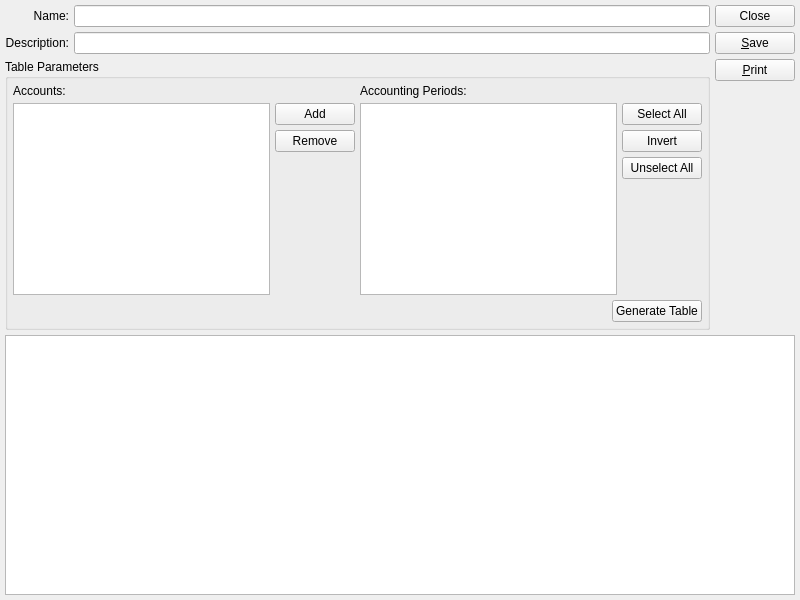
<?xml version="1.0" encoding="UTF-8"?>
<ui version="4.0">
 <comment>This file is part of the xTuple ERP: PostBooks Edition, a free and
open source Enterprise Resource Planning software suite,
Copyright (c) 1999-2011 by OpenMFG LLC, d/b/a xTuple.
It is licensed to you under the Common Public Attribution License
version 1.0, the full text of which (including xTuple-specific Exhibits)
is available at www.xtuple.com/CPAL.  By using this software, you agree
to be bound by its terms.</comment>
 <class>maintainBudget</class>
 <widget class="QWidget" name="maintainBudget">
  <property name="geometry">
   <rect>
    <x>0</x>
    <y>0</y>
    <width>800</width>
    <height>600</height>
   </rect>
  </property>
  <property name="windowTitle">
   <string>Maintain Budget</string>
  </property>
  <layout class="QGridLayout" name="gridLayout_2">
   <item row="0" column="0">
    <layout class="QVBoxLayout">
     <item>
      <layout class="QGridLayout">
       <item row="1" column="0">
        <widget class="QLabel" name="_descripLit">
         <property name="text">
          <string>Description:</string>
         </property>
         <property name="alignment">
          <set>Qt::AlignRight|Qt::AlignTrailing|Qt::AlignVCenter</set>
         </property>
        </widget>
       </item>
       <item row="1" column="1">
        <widget class="QLineEdit" name="_descrip"/>
       </item>
       <item row="0" column="1">
        <widget class="QLineEdit" name="_name"/>
       </item>
       <item row="0" column="0">
        <widget class="QLabel" name="_nameLit">
         <property name="text">
          <string>Name:</string>
         </property>
         <property name="alignment">
          <set>Qt::AlignRight|Qt::AlignTrailing|Qt::AlignVCenter</set>
         </property>
        </widget>
       </item>
      </layout>
     </item>
     <item>
      <widget class="QGroupBox" name="groupBox1">
       <property name="title">
        <string>Table Parameters</string>
       </property>
       <layout class="QVBoxLayout">
        <property name="spacing">
         <number>5</number>
        </property>
        <property name="margin">
         <number>5</number>
        </property>
        <item>
         <layout class="QHBoxLayout">
          <item>
           <layout class="QVBoxLayout">
            <item>
             <widget class="QLabel" name="_accountsLit">
              <property name="text">
               <string>Accounts:</string>
              </property>
             </widget>
            </item>
            <item>
             <layout class="QHBoxLayout">
              <item>
               <widget class="XTreeWidget" name="_accounts">
                <property name="alternatingRowColors">
                 <bool>false</bool>
                </property>
                <property name="rootIsDecorated">
                 <bool>false</bool>
                </property>
                <attribute name="headerVisible">
                 <bool>false</bool>
                </attribute>
                <attribute name="headerVisible">
                 <bool>false</bool>
                </attribute>
               </widget>
              </item>
              <item>
               <layout class="QVBoxLayout">
                <item>
                 <widget class="QPushButton" name="_accountsAdd">
                  <property name="text">
                   <string>Add</string>
                  </property>
                 </widget>
                </item>
                <item>
                 <widget class="QPushButton" name="_accountsRemove">
                  <property name="text">
                   <string>Remove</string>
                  </property>
                 </widget>
                </item>
                <item>
                 <spacer>
                  <property name="orientation">
                   <enum>Qt::Vertical</enum>
                  </property>
                  <property name="sizeType">
                   <enum>QSizePolicy::MinimumExpanding</enum>
                  </property>
                  <property name="sizeHint" stdset="0">
                   <size>
                    <width>20</width>
                    <height>0</height>
                   </size>
                  </property>
                 </spacer>
                </item>
               </layout>
              </item>
             </layout>
            </item>
           </layout>
          </item>
          <item>
           <layout class="QVBoxLayout">
            <item>
             <widget class="QLabel" name="_periodsLit">
              <property name="text">
               <string>Accounting Periods:</string>
              </property>
             </widget>
            </item>
            <item>
             <layout class="QHBoxLayout">
              <item>
               <widget class="QListWidget" name="_periods">
                <property name="sizePolicy">
                 <sizepolicy hsizetype="MinimumExpanding" vsizetype="Expanding">
                  <horstretch>0</horstretch>
                  <verstretch>0</verstretch>
                 </sizepolicy>
                </property>
                <property name="selectionMode">
                 <enum>QAbstractItemView::MultiSelection</enum>
                </property>
               </widget>
              </item>
              <item>
               <layout class="QVBoxLayout">
                <item>
                 <widget class="QPushButton" name="_periodsAll">
                  <property name="text">
                   <string>Select All</string>
                  </property>
                 </widget>
                </item>
                <item>
                 <widget class="QPushButton" name="_periodsInvert">
                  <property name="text">
                   <string>Invert</string>
                  </property>
                 </widget>
                </item>
                <item>
                 <widget class="QPushButton" name="_periodsNone">
                  <property name="text">
                   <string>Unselect All</string>
                  </property>
                 </widget>
                </item>
                <item>
                 <spacer>
                  <property name="orientation">
                   <enum>Qt::Vertical</enum>
                  </property>
                  <property name="sizeType">
                   <enum>QSizePolicy::Expanding</enum>
                  </property>
                  <property name="sizeHint" stdset="0">
                   <size>
                    <width>20</width>
                    <height>0</height>
                   </size>
                  </property>
                 </spacer>
                </item>
               </layout>
              </item>
             </layout>
            </item>
           </layout>
          </item>
         </layout>
        </item>
        <item>
         <layout class="QHBoxLayout">
          <item>
           <spacer>
            <property name="orientation">
             <enum>Qt::Horizontal</enum>
            </property>
            <property name="sizeType">
             <enum>QSizePolicy::Expanding</enum>
            </property>
            <property name="sizeHint" stdset="0">
             <size>
              <width>40</width>
              <height>20</height>
             </size>
            </property>
           </spacer>
          </item>
          <item>
           <widget class="QPushButton" name="_generate">
            <property name="text">
             <string>Generate Table</string>
            </property>
           </widget>
          </item>
         </layout>
        </item>
       </layout>
      </widget>
     </item>
    </layout>
   </item>
   <item row="0" column="1">
    <layout class="QVBoxLayout">
     <item>
      <widget class="QPushButton" name="_close">
       <property name="text">
        <string>Close</string>
       </property>
      </widget>
     </item>
     <item>
      <widget class="QPushButton" name="_save">
       <property name="text">
        <string>&amp;Save</string>
       </property>
      </widget>
     </item>
     <item>
      <widget class="QPushButton" name="_print">
       <property name="text">
        <string>&amp;Print</string>
       </property>
      </widget>
     </item>
     <item>
      <spacer>
       <property name="orientation">
        <enum>Qt::Vertical</enum>
       </property>
       <property name="sizeType">
        <enum>QSizePolicy::MinimumExpanding</enum>
       </property>
       <property name="sizeHint" stdset="0">
        <size>
         <width>20</width>
         <height>0</height>
        </size>
       </property>
      </spacer>
     </item>
    </layout>
   </item>
   <item row="1" column="0" colspan="2">
    <widget class="QFrame" name="_frame">
     <property name="sizePolicy">
      <sizepolicy hsizetype="Preferred" vsizetype="Expanding">
       <horstretch>0</horstretch>
       <verstretch>1</verstretch>
      </sizepolicy>
     </property>
     <property name="frameShape">
      <enum>QFrame::NoFrame</enum>
     </property>
     <property name="frameShadow">
      <enum>QFrame::Raised</enum>
     </property>
     <layout class="QGridLayout" name="gridLayout">
      <property name="margin">
       <number>0</number>
      </property>
      <item row="0" column="0">
       <widget class="QTableWidget" name="_table">
        <property name="numRows" stdset="0">
         <number>0</number>
        </property>
        <property name="numCols" stdset="0">
         <number>0</number>
        </property>
       </widget>
      </item>
     </layout>
    </widget>
   </item>
  </layout>
 </widget>
 <layoutdefault spacing="5" margin="5"/>
 <pixmapfunction>qPixmapFromMimeSource</pixmapfunction>
 <customwidgets>
  <customwidget>
   <class>XTreeWidget</class>
   <extends>QTreeWidget</extends>
   <header>xtreewidget.h</header>
  </customwidget>
 </customwidgets>
 <tabstops>
  <tabstop>_name</tabstop>
  <tabstop>_descrip</tabstop>
  <tabstop>_accounts</tabstop>
  <tabstop>_accountsAdd</tabstop>
  <tabstop>_periods</tabstop>
  <tabstop>_periodsAll</tabstop>
  <tabstop>_periodsInvert</tabstop>
  <tabstop>_periodsNone</tabstop>
  <tabstop>_generate</tabstop>
  <tabstop>_table</tabstop>
  <tabstop>_close</tabstop>
  <tabstop>_save</tabstop>
  <tabstop>_print</tabstop>
 </tabstops>
 <resources/>
 <connections>
  <connection>
   <sender>_close</sender>
   <signal>clicked()</signal>
   <receiver>maintainBudget</receiver>
   <slot>close()</slot>
   <hints>
    <hint type="sourcelabel">
     <x>20</x>
     <y>20</y>
    </hint>
    <hint type="destinationlabel">
     <x>20</x>
     <y>20</y>
    </hint>
   </hints>
  </connection>
  <connection>
   <sender>_periodsNone</sender>
   <signal>clicked()</signal>
   <receiver>_periods</receiver>
   <slot>clearSelection()</slot>
   <hints>
    <hint type="sourcelabel">
     <x>20</x>
     <y>20</y>
    </hint>
    <hint type="destinationlabel">
     <x>20</x>
     <y>20</y>
    </hint>
   </hints>
  </connection>
 </connections>
</ui>
